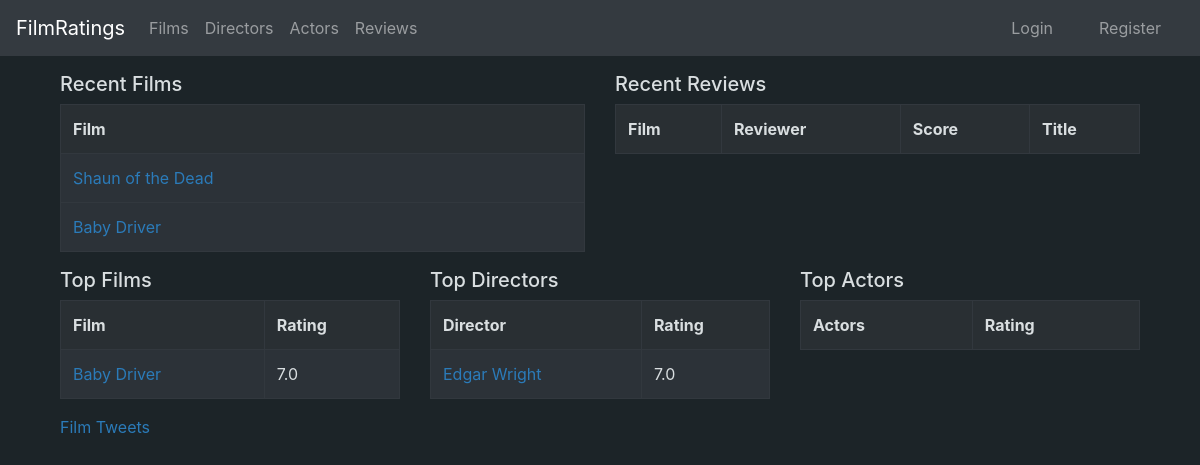
The app's page /, older data.
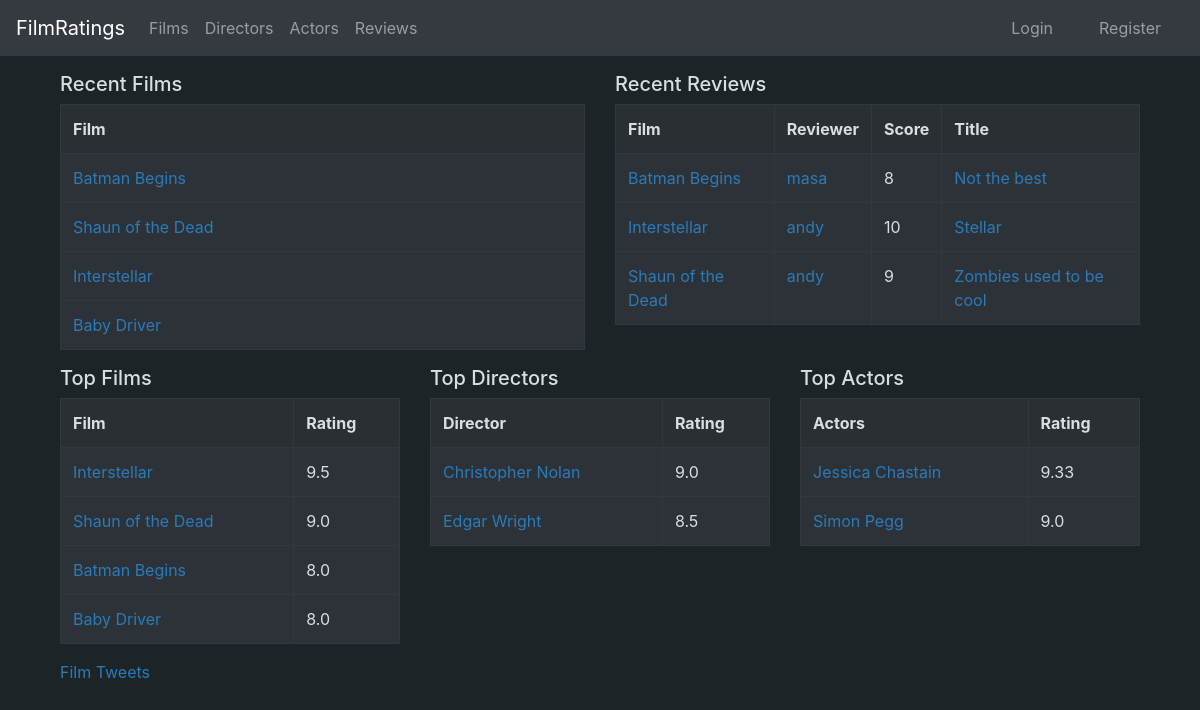
The same page, newer data.
### application/films/models.py (models this page shows, shortened)
class Film(Base):
    name = db.Column(db.String(400), nullable=False)
    description = db.Column(db.String(1200), nullable=True)
    year = db.Column(db.Integer, nullable=True)
    director_id = db.Column(db.Integer, db.ForeignKey('director.id'), nullable = True)
    poster = db.Column(db.String(400), nullable=True)
    actors = db.relationship("FilmActor", cascade="all, delete-orphan")
    ratings = db.relationship("Rating", cascade="all, delete-orphan")
    @staticmethod
    def recent_films():
        stmt = text("SELECT * FROM Film ORDER BY Film.date_modified desc limit 5")
        res = db.engine.execute(stmt)
        recent = []
        for row in res:
            recent.append([row.name, row.id])
        return recent
    @staticmethod
    def top_films():
        stmt = text("SELECT name, id, avg(Rating.score) AS avg FROM Film, Rating WHERE Film.id = rating.film_id GROUP BY Film.id ORDER BY avg DESC LIMIT 5")
        res = db.engine.execute(stmt)
        top = []
        for row in res:
            top.append([row.name, row.id, round(row.avg, 2)])
        return top

### application/directors/models.py (models this page shows, shortened)
class Director(Base):
    name = db.Column(db.String(400), nullable=False)
    nationality = db.Column(db.String(400), nullable = True)
    age = db.Column(db.String(3), nullable = True)
    bio = db.Column(db.String(1200), nullable = True)
    films = db.relationship("Film", backref='account', lazy=True)
    @staticmethod
    def top_directors():
        stmt = text("SELECT director.id, director.name, AVG(Rating.score) as avg FROM Director, Rating, FILM WHERE Director.id = Film.director_id "
        "AND Film.id = rating.film_id GROUP BY director.id Order By avg desc LIMIT 5")
        res = db.engine.execute(stmt)
        top = []
        for row in res:
            top.append([row.name, row.id, round(row.avg, 2)])
        return top

### application/ratings/models.py (models this page shows, shortened)
class Rating(db.Model):
    user_id = db.Column(db.Integer, db.ForeignKey('account.id'), nullable=False, primary_key=True)
    film_id = db.Column(db.Integer, db.ForeignKey('film.id'), nullable=False, primary_key=True)
    date_created = db.Column(db.DateTime, default=db.func.current_timestamp())
    date_modified = db.Column(db.DateTime, default=db.func.current_timestamp(),
        onupdate=db.func.current_timestamp())
    score = db.Column(db.Integer, nullable=False)
    title = db.Column(db.String(100), nullable=True)
    review = db.Column(db.String(10000), nullable=True)
    @staticmethod
    def recent_reviews():
        stmt = text("SELECT Film.name, Film.id, Account.username, Account.id, rating.score, rating.review, rating.title FROM Rating, Account, Film"
        " WHERE length(Rating.review) > 0 AND Rating.user_id = Account.id AND Rating.film_id = Film.id ORDER BY Rating.date_modified desc limit 5")
        res = db.engine.execute(stmt)
        recent = []
        for row in res:
            recent.append([row[0], row[1], row[2], row[3], row[4], row[5], row[6]])
        return recent

### application/auth/models.py (models this page shows, shortened)
class User(Base):
    __tablename__ = "account"
    name= db.Column(db.String(144), nullable=False)
    username = db.Column(db.String(144), nullable=False)
    password = db.Column(db.String(144), nullable=False)
    urole = db.Column(db.String(80), nullable = False)
    bio = db.Column(db.String(1200), nullable = True)
    ratings = db.relationship("Rating", cascade="all, delete-orphan")

### application/actors/models.py (models this page shows, shortened)
class Actor(Base):
    name = db.Column(db.String(400), nullable=False)
    nationality = db.Column(db.String(400), nullable = True)
    age = db.Column(db.String(3), nullable = True)
    bio = db.Column(db.String(1200), nullable = True)
    films = db.relationship("FilmActor", cascade="all, delete-orphan")
    @staticmethod
    def top_actors():
        stmt = text("SELECT Actor.name, Actor.id, AVG(Rating.score) AS avg FROM Actor, Rating, Film_actor, Film"
        " WHERE Film_actor.actor_id = Actor.id AND film_actor.film_id = Film.id "
        " AND Film.id = Rating.film_id GROUP BY Actor.id ORDER BY avg DESC LIMIT 5")
        res = db.engine.execute(stmt)
        top = []
        for row in res:
            top.append([row.name, row.id, round(row.avg, 2)])
        return top

### application/views.py (the view)
@app.route("/")
def welcome():
    films = Film.top_films()
    directors = Director.top_directors()
    actors = Actor.top_actors()
    recent_films = Film.recent_films()
    recent_reviews = Rating.recent_reviews()
    return render_template("index.html", top_films = films, top_directors = directors, top_actors = actors,
            recent_films = recent_films, recent_reviews = recent_reviews)

### application/templates/index.html (shortened to what the changed rows need)
{% extends "layout.html" %}
{% block body %}
<div class="container">
    <div class="row">
        {% if recent_films != None %}
            <div class="col-md">
                <table class="table table-bordered table-dark">
                    <tr style="background-color:#292F33">
                        <th style="color:#d9dee0">Film</th>
                    </tr>
                    {% for film in recent_films %}
                        <tr style="background-color:#2c3238">
                            <td>
                                <a href="{{ url_for('films_show', film_id=film[1])}}">{{film[0]}}</a>
                            </td>
                        </tr>
                    {% endfor %}
                </table>
            </div>
        {% endif %}
        {% if recent_reviews != None %}
            <div class="col-md">
                <table class="table table-bordered table-dark">
                    <tr style="background-color:#292F33;color:#d9dee0">
                        <th>Film</th>
                        <th>Reviewer</th>
                        <th>Score</th>
                        <th>Title</th>
                    </tr>
                    {% for review in recent_reviews %}
                        <tr style="background-color:#2c3238;color:#d9dee0">
                            <td>
                                <a href="{{ url_for('films_show', film_id=review[1])}}">{{review[0]}}</a>
                            </td>
                            <td>
                                <a href="{{ url_for('user_profile', user_id = review[3])}}">{{review[2 ]}}</a>
                            </td>
                            <td>
                                {{review[4]}}
                            </td>
                            <td>
                                <a href="{{url_for('ratings_show', film_id = review[1], user_id = review[3])}}">{{review[6]}}</a>
                            </td>
                        </tr>
                    {% endfor %}
                </table>
            </div>
        {% endif %}
    </div>
    <div class="row">
        {% if top_films != None %}
            <div class="col-md">
                <table class="table table-bordered table-dark">
                    <tr style="background-color:#292F33; color:#d9dee0">
                        <th>Film</th>
                        <th>Rating</th>
                    </tr>
                    {% for film in top_films %}
                        <tr style="background-color:#2c3238; color:#d9dee0">
                            <td>
                                <a href="{{ url_for('films_show', film_id=film[1])}}">{{film[0]}}</a>
                            </td>
                            <td>
                                {{film[2]}}
                            </td>
                        </tr>
                    {% endfor %}
                </table>
            </div>
        {% endif %}
        {% if top_directors != None %}
            <div class="col-md">
                <table class="table table-bordered table-dark">
                    <tr style="background-color:#292F33; color:#d9dee0">
                        <th>Director</th>
                        <th>Rating</th>
                    </tr>
                    {% for director in top_directors %}
                        <tr style="background-color:#2c3238; color:#d9dee0">
                            <td>
                                <a href="{{ url_for('directors_show', director_id=director[1])}}">{{director[0]}}</a>
                            </td>
                            <td>
                                {{director[2]}}
                            </td>
                        </tr>
                    {% endfor %}
                </table>
            </div>
        {% endif %}
        {% if top_actors != None %}
            <div class="col-md">
                <table class="table table-bordered table-dark">
                    <tr style="background-color:#292F33;color:#d9dee0">
                        <th>Actors</th>
                        <th>Rating</th>
                    </tr>
                    {% for actor in top_actors %}
                        <tr style="background-color:#2c3238;color:#d9dee0">
                            <td>
                                <a href="{{ url_for('actors_show', actor_id=actor[1])}}">{{actor[0]}}</a>
                            </td>
                            <td>
                                {{actor[2]}}
                            </td>
                        </tr>
                    {% endfor %}
                </table>
            </div>
        {% endif %}
    </div>
</div>
{% endblock %}

Row changes from the older to the newer data that the page shows:
added Film: name "Batman Begins", film "8.0"
now on one of the page's lists (row edited): Film: name "Shaun of the Dead"
added Film: name "Interstellar", film "9.5"
computed for Film "Baby Driver": film "7.0" → "8.0"
added Rating: name "Batman Begins", username "masa", score "8", title "Not the best"
added Rating: name "Interstellar", username "andy", score "10", title "Stellar"
added Rating: name "Shaun of the Dead", username "andy", score "9", title "Zombies used to be cool"
now on this page (row unchanged): Director: name "Christopher Nolan", director "9.0"
computed for Director "Edgar Wright": director "7.0" → "8.5"
now on this page (row edited): Actor: name "Jessica Chastain", actor "9.33"
added Actor: name "Simon Pegg", actor "9.0"
